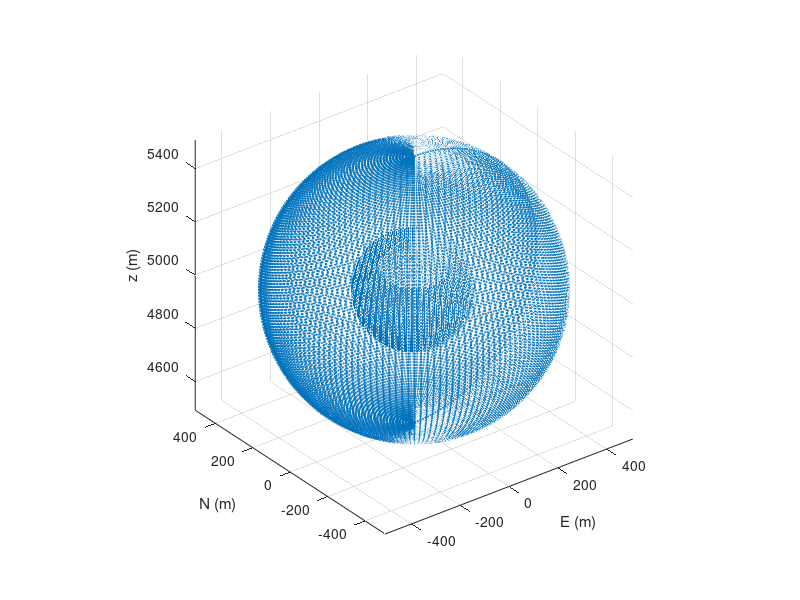

Recreate this plot in MATLAB.
clear all

%%Massimo Nespoli May 2021
%%% the script generates the distribution of single forces in compatible
%%% format for edcmp_sf.inp
%%% please notice that in this script x is East direction y North
%%%%%%%%%%INPUT%%%%%%%%%%%%
R= 500;                    % external shell radius (m)
R2= 200;                   % internal shell  radius (m)
n= 150;                    % number of elements on circonference
centerx=0;                 % center x (m)
centery=0;                 % center y (m)
centerz=5000;              % center z (m)
Vp=2434.3;                  % Vp (m/s)
Vs=1490.7;                  % Vs (m/s)
e0=0.001;                   % potency
rho=2700;                   % Density (kg/m^3)
%%%%%%%%%%%%%%%%%%%%%%%%%%%%%%%
K=rho*(Vp^2-4/3*Vs^2);
Pressioneass=3*K*e0;

count=0;
for teta=0:360/n:360-360/n
    for fi=0+180/(2*n):360/(2*n):180-180/(2*n)
        
        count=count+1;
        inclination(count)=fi;
        azimuth(count)=teta;
       
        xQ(count)=R*cosd(teta)*sind(fi);
        yQ(count)=R*sind(teta)*sind(fi);
        zQ(count)=R*cosd(fi)+centerz;
        zp=R*cosd(fi+360/(4*n))+centerz;
        zm=R*cosd(fi-360/(4*n))+centerz;
        
        dS(count)=abs(2*pi*R*(zp-zm)/n);
        
    end
end
A1=(4*pi*R^2);
A1C=sum(dS);

for teta=0:360/n:360-360/n
    for fi=0+180/(2*n):360/(2*n):180-180/(2*n)
        
        count=count+1;
        inclination(count)=fi;
        azimuth(count)=teta;
       
        xQ(count)=-R2*cosd(teta)*sind(fi);
        yQ(count)=-R2*sind(teta)*sind(fi);
        zQ(count)=-R2*cosd(fi)+centerz;
        
        zp=R2*cosd(fi+360/(4*n))+centerz;
        zm=R2*cosd(fi-360/(4*n))+centerz;
        
        dS(count)=abs(2*pi*R2*(zp-zm)/n);
         
        
    end
end

%%%%% define pressure for points %%%%%%%%%%%%%
pressure(1:count)=Pressioneass;    % MPa
%%%% the two lasting elements of pressure are upper and lower faces
%%%% pressure
A2=(4*pi*R^2+4*pi*R2^2);
A2V=sum(dS);


Forces=pressure.*dS;
xforces=Forces.*cosd(azimuth).*sind(inclination);
yforces=Forces.*sind(azimuth).*sind(inclination);
zforces=Forces.*cosd(inclination);

scatter3(xQ,yQ,zQ,1,'black');
hold on
quiver3(xQ,yQ,zQ,xforces,yforces,zforces);
axis equal

xlabel('E (m)');
ylabel('N (m)');
zlabel('z (m)');

%%%%%%%%%%%%% generate matrix for EDCMP_sf %%%%%%%%%%
% no  Slip  xs ys zs length width azimuth(to east) inclination(depth>0)
number=[1:length(pressure)];
matrix=[number' Forces' yQ' xQ' zQ' azimuth'-360 inclination'];
dlmwrite('EDCMP_sf_input.txt',matrix,'delimiter','\t','precision',6)



